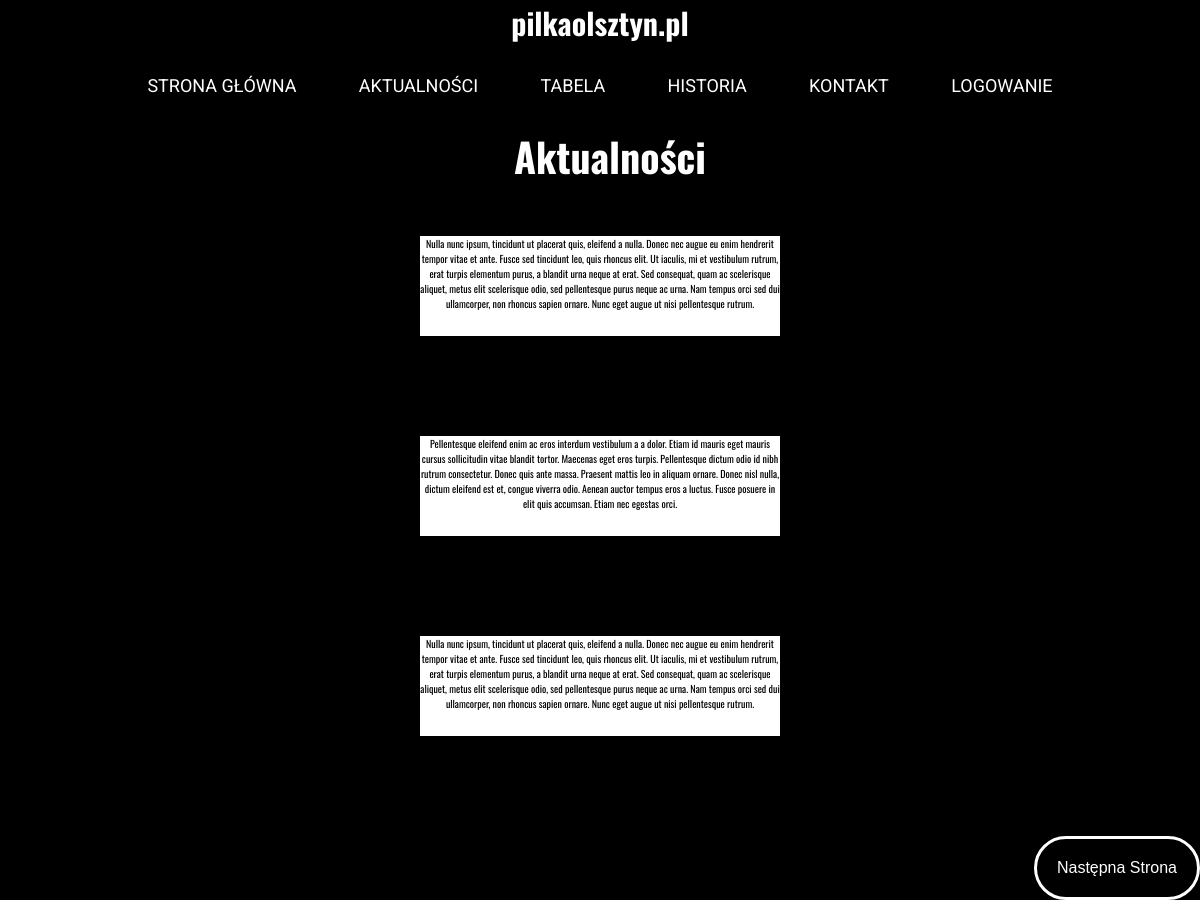
Page /aktualnosci.php on the committed database.
### tables this page shows
CREATE TABLE IF NOT EXISTS `aktualnosci` (
  `idAktualnosci` int NOT NULL AUTO_INCREMENT,
  `Zawartosc` varchar(2500) DEFAULT NULL,
  PRIMARY KEY (`idAktualnosci`)
);

### php/funkcje.php (the view, shortened to what this page needs)
<?php
function pokazAktualnosci($limit)
{
    include "cfg.php";
    if ($link) {
        $query = "SELECT * FROM aktualnosci LIMIT $limit";
        $result = $link->query($query);
        if ($result->num_rows > 0) {
            while ($row = $result->fetch_assoc()) {
                echo "<div class='news'>";
                echo $row["Zawartosc"];
				echo "</div>";
            }
        } else {
            echo "0 results";
        }
    }
}

### css/style.css (style rules this page uses)
* { margin: 0; padding: 0; box-sizing: border-box; }
html { font-size: 10px; font-family: 'Oswald', sans-serif; background-color: black; }
.news { color: black; background-color: white; margin: auto; width: 50%; margin-bottom: 100px; min-height: 100px; text-align: center; }

### rows in the picture
aktualnosci: Zawartosc "Nulla nunc ipsum, tincidunt ut placerat quis, eleifend a nulla. Donec nec augue eu enim hendrerit tempor vitae et ante. Fusce sed tincidunt leo, quis rhoncus elit. Ut iaculis, mi et vestibulum rutrum, erat turpis elementum purus, a blandit urna neque at erat. Sed consequat, quam ac scelerisque aliquet, metus elit scelerisque odio, sed pellentesque purus neque ac urna. Nam tempus orci sed dui ullamcorper, non rhoncus sapien ornare. Nunc eget augue ut nisi pellentesque rutrum."
aktualnosci: Zawartosc "Pellentesque eleifend enim ac eros interdum vestibulum a a dolor. Etiam id mauris eget mauris cursus sollicitudin vitae blandit tortor. Maecenas eget eros turpis. Pellentesque dictum odio id nibh rutrum consectetur. Donec quis ante massa. Praesent mattis leo in aliquam ornare. Donec nisl nulla, dictum eleifend est et, congue viverra odio. Aenean auctor tempus eros a luctus. Fusce posuere in elit quis accumsan. Etiam nec egestas orci."
aktualnosci: Zawartosc "Nulla nunc ipsum, tincidunt ut placerat quis, eleifend a nulla. Donec nec augue eu enim hendrerit tempor vitae et ante. Fusce sed tincidunt leo, quis rhoncus elit. Ut iaculis, mi et vestibulum rutrum, erat turpis elementum purus, a blandit urna neque at erat. Sed consequat, quam ac scelerisque aliquet, metus elit scelerisque odio, sed pellentesque purus neque ac urna. Nam tempus orci sed dui ullamcorper, non rhoncus sapien ornare. Nunc eget augue ut nisi pellentesque rutrum."
